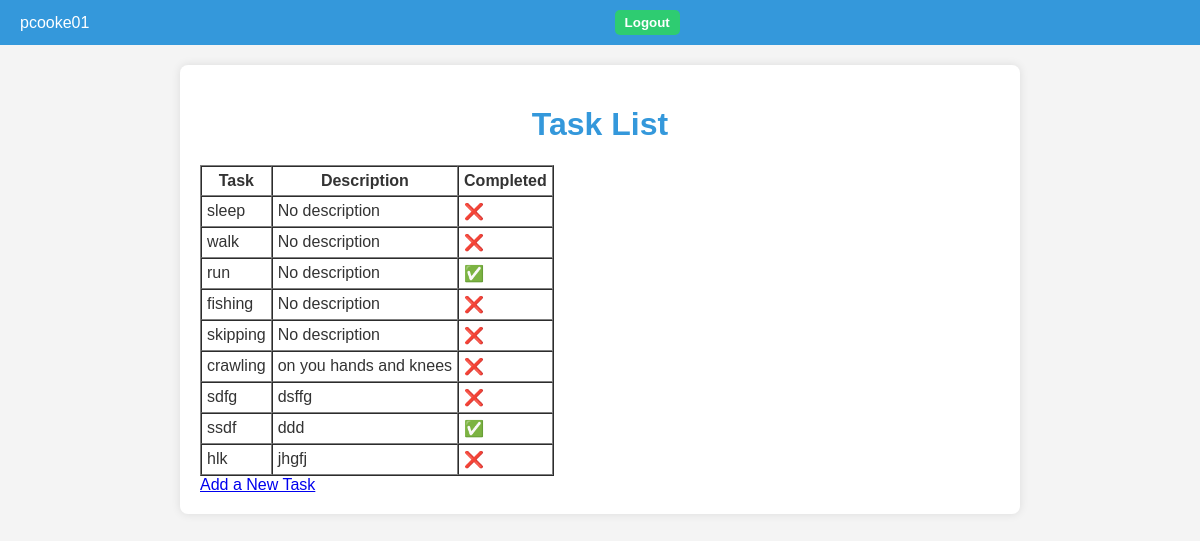
Page /tasks/ (signed in) on the committed database.
### tasks/models.py (models this page shows, shortened)
class Task(models.Model):
    name = models.CharField(max_length=255, help_text="Enter the task name.")
    completed = models.BooleanField(default=False, help_text="Is the task completed?")
    description = models.TextField(blank=True, help_text="Enter the task description.")
    created_at = models.DateTimeField(auto_now_add=True, help_text="The time when the task was created.")
    updated_at = models.DateTimeField(auto_now=True, help_text="The time when the task was last updated.")
    user = models.ForeignKey(User, on_delete=models.CASCADE, related_name="tasks")  # <-- new

### tasks/views.py (the view)
# urls.py: path("", views.index, name="index"),
@login_required(login_url="users:login")  # Ensure only logged-in users can access
def index(request):
    tasks = Task.objects.filter(user=request.user)
    return render(request, "tasks/index.html", {
        "tasks": tasks  # Pass tasks to the template
    })

### tasks/templates/tasks/index.html
{% extends "tasks/layout.html" %}
{% block content %}
<h1>Task List</h1>
<table border="1" cellpadding="5" cellspacing="0">
    <thead>
        <tr>
            <th>Task</th>
            <th>Description</th>
            <th>Completed</th>
        </tr>
    </thead>
    <tbody>
        {% for task in tasks %}
            <tr>
                <td>{{ task.name }}</td>
                <td>{{ task.description|default:"No description" }}</td>
                <td>
                    {% if task.completed %}
                        ✅
                    {% else %}
                        ❌
                    {% endif %}
                </td>
            </tr>
        {% empty %}
            <tr>
                <td colspan="3">No Tasks.</td>
            </tr>
        {% endfor %}
    </tbody>
</table>
<a href="{% url 'tasks:add' %}">Add a New Task</a>
{% endblock %}

### tasks/templates/tasks/layout.html (shortened to what this page needs)
{% load static %}
<!DOCTYPE html>
<html lang="en">
<head>
    <link rel="stylesheet" href="{% static 'tasks/styles.css' %}">
</head>
<body>
    <header>
        <div class="user-info">
            {% if request.user.is_authenticated %}
                <span>{{ request.user.username }}</span>
                <form action="{% url 'users:logout' %}" method="post">
                    <button type="submit">Logout</button>
                </form>
            {% endif %}
        </div>
    </header>
    <main>
        {% block content %}
        {% endblock %}
    </main>
</body>
</html>

### tasks/static/tasks/styles.css (style rules this page uses)
body { font-family: Helvetica, sans-serif; background-color: #f4f4f4; color: #333; margin: 0; padding: 0; }
header { background-color: #3498db; padding: 10px 20px; color: white; }
header .user-info { display: flex; justify-content: flex-end; align-items: center; }
header .user-info span { margin-right: 15px; }
header .user-info a, header .user-info button { background-color: #2ecc71; border: none; padding: 5px 10px; color: white; border-radius: 5px; cursor: pointer; margin-left: 10px; }
main { max-width: 800px; margin: 20px auto; padding: 20px; background-color: white; box-shadow: 0 0 10px rgba(0, 0, 0, 0.1); border-radius: 8px; }
main h1 { font-size: 2rem; text-align: center; color: #3498db; }
form { display: flex; flex-direction: column; gap: 15px; max-width: 400px; margin: 0 auto; }
form button { padding: 10px; background-color: #3498db; border: none; color: white; font-weight: bold; cursor: pointer; border-radius: 5px; }

### rows in the picture
Task: name "sleep", description "No description"
Task: name "walk", description "No description"
Task: name "run", description "No description"
Task: name "fishing", description "No description"
Task: name "skipping", description "No description"
Task: name "crawling", description "on you hands and knees"
Task: name "sdfg", description "dsffg"
Task: name "ssdf", description "ddd"
Task: name "hlk", description "jhgfj"

### other values in the picture
{{ request.user.username }} "pcooke01"
